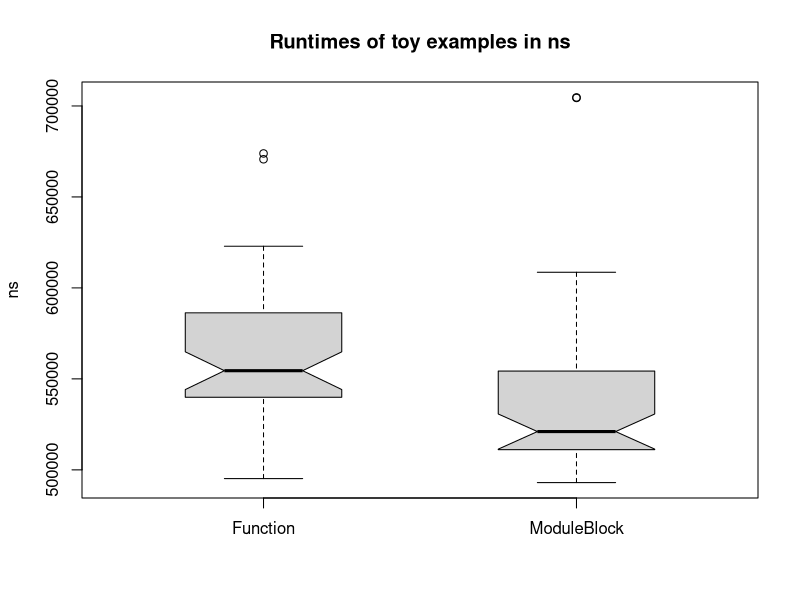
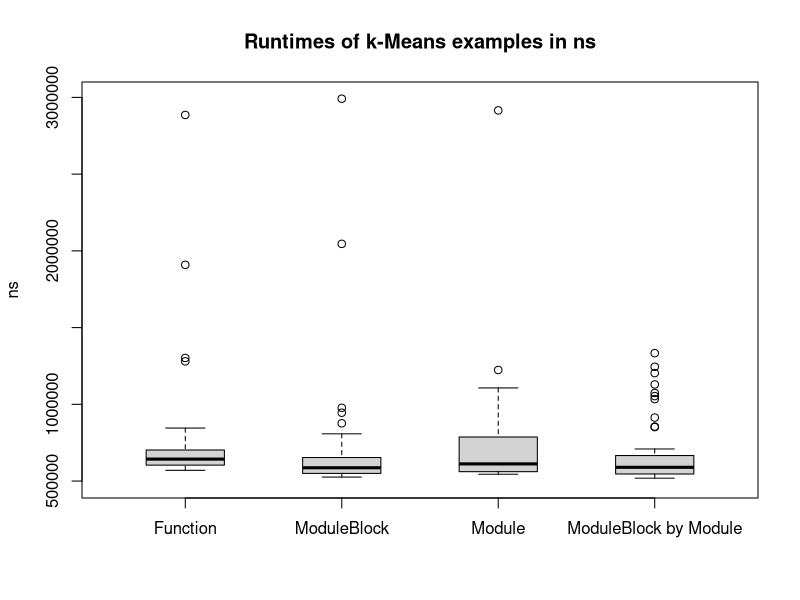

Write R code to recreate these figures, in order.
regular<-c(55730,
           56610,
           56040,
           54860,
           55040,
           54640,
           53990,
           53740,
           57580,
           67070,
           67390,
           62290,
           61840,
           60780,
           59550,
           61210,
           57150,
           59880,
           57910,
           57380,
           56150,
           59420,
           55010,
           55030,
           54560,
           58630,
           56250,
           54420,
           55710,
           54410,
           55530,
           62290,
           52440,
           51530,
           52410,
           53140,
           49970,
           61150,
           59010,
           55030,
           54210,
           51810,
           55780,
           50150,
           49920,
           51150,
           54300,
           55370,
           49520,
           50420)

moduleBlock<-c(55600,
               51990,
               50320,
               53260,
               55890,
               58130,
               52270,
               53810,
               50270,
               49300,
               50610,
               50350,
               60860,
               60460,
               70470,
               70440,
               55430,
               55400,
               53480,
               59750,
               57810,
               53290,
               51450,
               52220,
               55640,
               51520,
               54940,
               50990,
               52910,
               50680,
               51150,
               50910,
               52690,
               51410,
               51030,
               51010,
               51110,
               50810,
               51350,
               50540,
               51660,
               51110,
               56680,
               54270,
               56660,
               53410,
               51870,
               51780,
               51500,
               51490)

boxplot(regular*10, moduleBlock*10, main="Runtimes of toy examples in ns", names=c("Function","ModuleBlock"), ylab="ns", boxwex=0.5, notch=TRUE)

kRegular<-c(63040,
            75470,
            62510,
            64370,
            65230,
            62920,
            63230,
            63080,
            64850,
            62140,
            78160,
            74760,
            69820,
            130220,
            288570,
            128000,
            64640,
            84090,
            70250,
            77440,
            64300,
            62430,
            70240,
            68250,
            64320,
            59890,
            58540,
            64170,
            60620,
            61010,
            70360,
            71000,
            68450,
            69730,
            59670,
            56990,
            59740,
            58940,
            59100,
            58890,
            59240,
            190890,
            84530,
            67930,
            61720,
            60110,
            59240,
            60110,
            64370,
            60380)
kModuleBlock<-c(60550,
                80770,
                66310,
                61950,
                59920,
                58770,
                55300,
                56560,
                58490,
                54880,
                54260,
                54850,
                54440,
                63050,
                56480,
                53890,
                53090,
                55000,
                54820,
                62980,
                64390,
                56050,
                57090,
                54840,
                53780,
                63990,
                54360,
                69480,
                65350,
                67580,
                299150,
                204580,
                97730,
                75510,
                94530,
                78910,
                69140,
                63000,
                55180,
                58570,
                65240,
                59050,
                55140,
                55080,
                52590,
                54590,
                87630,
                58330,
                55330,
                59210)
kModule<-c(55750,
           62570,
           56120,
           87590,
           76270,
           57760,
           291540,
           102500,
           64580,
           64740,
           65340,
           92520,
           101820,
           407620,
           110680,
           78280,
           71880,
           78710,
           98730,
           122380,
           65770,
           59780,
           54780,
           58700,
           56730,
           57630,
           55350,
           55480,
           57860,
           56020,
           56160,
           54750,
           56230,
           57130,
           63090,
           57890,
           55850,
           55380,
           54720,
           62890,
           55480,
           57780,
           76350,
           85850,
           101210,
           103150,
           75740,
           57320,
           54450,
           54580)
kModuleModuleBlock<-c(63550,
                      63580,
                      60200,
                      58010,
                      57260,
                      66640,
                      107410,
                      124470,
                      133350,
                      105360,
                      112940,
                      66430,
                      63090,
                      64600,
                      59140,
                      56540,
                      58490,
                      59750,
                      54600,
                      85490,
                      70920,
                      55400,
                      54480,
                      57990,
                      85170,
                      63440,
                      57510,
                      61660,
                      64450,
                      91360,
                      103390,
                      120360,
                      68060,
                      54310,
                      52790,
                      52470,
                      52340,
                      51890,
                      56020,
                      58820,
                      56190,
                      53550,
                      53950,
                      53630,
                      54920,
                      65200,
                      54870,
                      52900,
                      53780,
                      52860)
boxplot(kRegular*10,kModuleBlock*10,kModule*10,kModuleModuleBlock*10, ylim=c(490000,3000000), names=c("Function", "ModuleBlock", "Module", "ModuleBlock by Module"),main="Runtimes of k-Means examples in ns", ylab="ns", boxwex=0.5)
